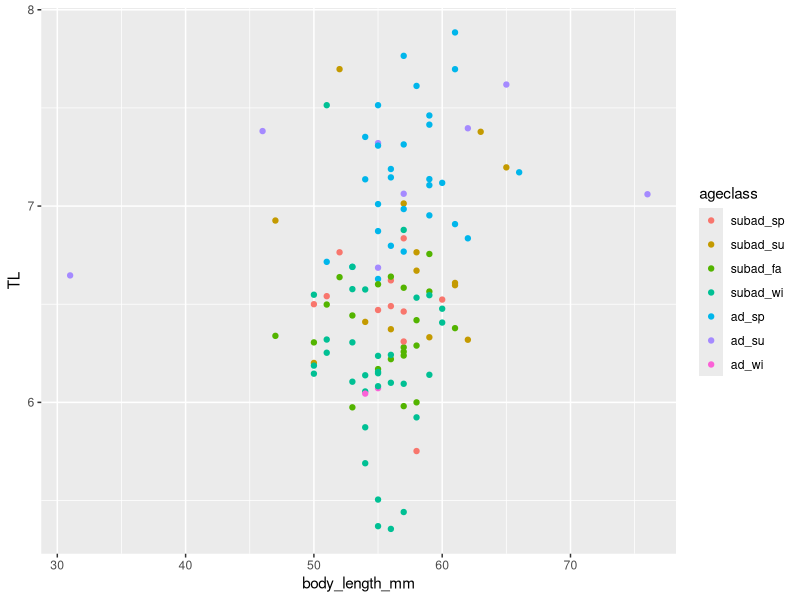
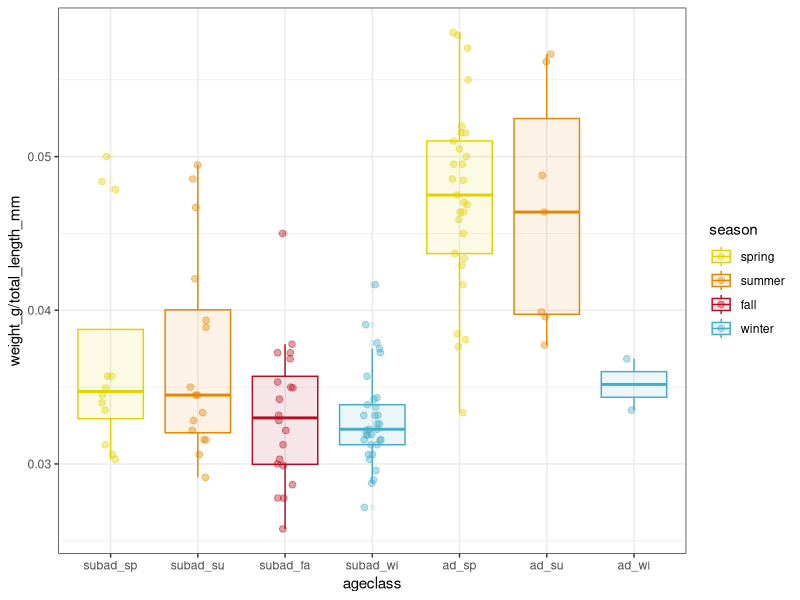
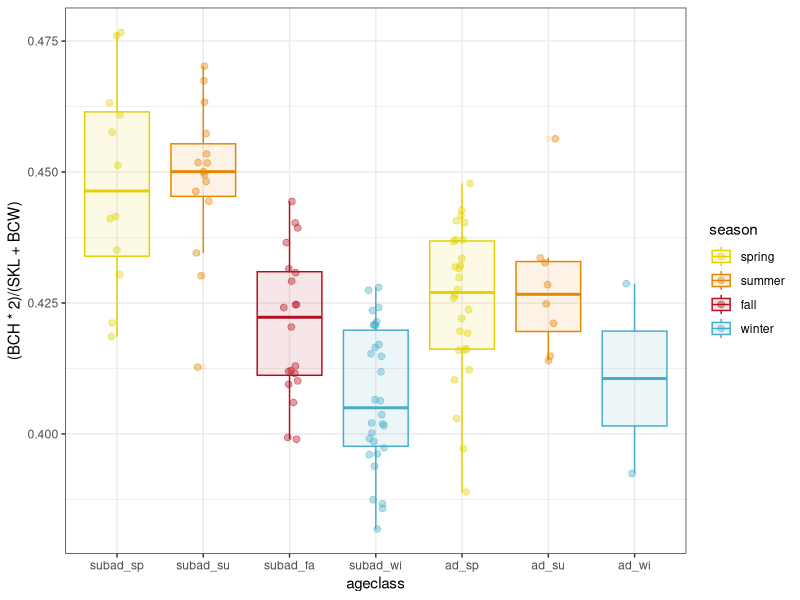
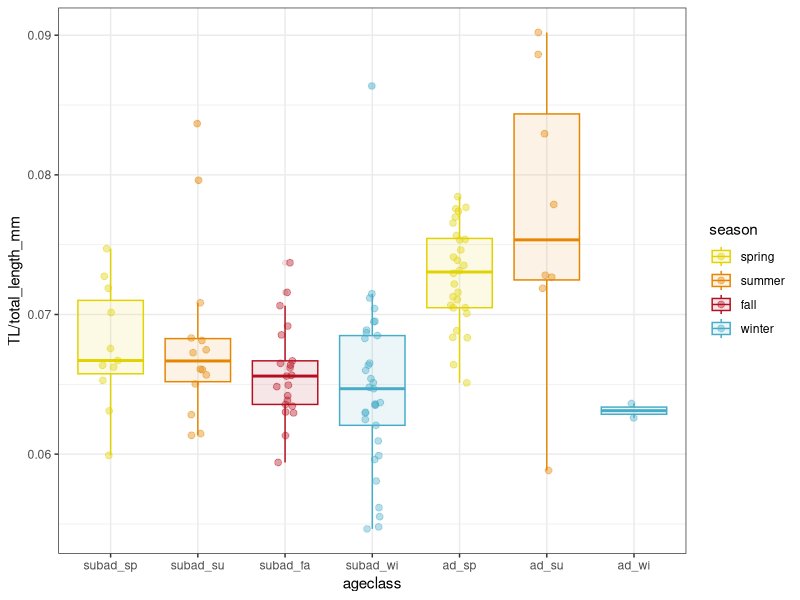

Source code (R) for these figures, in order:
####################################################################################
## Dehnel's Phenomenon - Sorex cinereus analysis
## B.S McLean et al. "Seasonal body size plasticity and the generality of Dehnel’s Phenomenon in Sorex shrews."
## created 13 Dec 2023; last updated 20 jan 2025
####################################################################################

library(ggplot2)


#########################################
# read specimen data & metadata
#########################################

soci.df <- read.csv("SOCI_metadata_crania_femora_ageclass-v2.csv")
soci.df$season <- factor(soci.df$season, levels = c("spring", "summer", "fall", "winter"))
soci.df$ageclass <- factor(soci.df$ageclass, levels = c("subad_sp","subad_su","subad_fa","subad_wi","ad_sp","ad_su","ad_fa","ad_wi"))


#########################################
# average traits by season
#########################################

aggregate(soci.df[,c("weight_g")] ~ soci.df$season, FUN = mean) #mass
aggregate(soci.df[,c("BCH")] ~ soci.df$season, FUN = mean) #braincase height
aggregate(soci.df[,c("TL")] ~ soci.df$season, FUN = mean) # femur length
aggregate((soci.df$TL/soci.df$total_length_mm) ~ soci.df$season, FUN = mean)


#########################################
# ANOVAs by season
#########################################

weight.aov <- aov(weight_g ~ ageclass, data = soci.df)
TukeyHSD(weight.aov)
bodycond.aov <- aov(weight_g/total_length_mm ~ ageclass, data = soci.df)
TukeyHSD(bodycond.aov)
bch.aov <- aov(BCH ~ ageclass, data = soci.df)
TukeyHSD(bch.aov)
tl.aov <- aov(TL ~ ageclass, data = soci.df)
TukeyHSD(tl.aov)

tl.aov <- aov(TL/weight_g ~ ageclass, data = soci.df)
TukeyHSD(tl.aov)
summary(lm(soci.df$TL ~ soci.df$weight_g))


#########################################
# BOXPLOTS of seasonal change
#########################################
seas.cols <- c("#E2D200", "#E58601", "#B40F20", "#46ACC8")

## MASS BOXPLOTS ##

ggplot(
	soci.df, 
	aes(x = body_length_mm, y = TL, colour = ageclass, fill = ageclass)
	) + 
geom_point()

# body mass
ggplot(
	soci.df, 
	aes(x = ageclass, y = weight_g/total_length_mm, colour = season, fill = season)
	) + 
geom_boxplot(
	alpha = 0.1
	) + 
geom_jitter(
	width = .1, cex = 2, alpha = 0.4
	) +
scale_colour_manual(values = seas.cols) +
scale_fill_manual(values = seas.cols) +
theme_bw()
	
## BRAINCASE HEIGHT BOXPLOTS ##

ggplot(
	soci.df, 
	aes(x = ageclass, y = (BCH*2)/(SKL+BCW), colour = season, fill = season)
	) + 
geom_boxplot(
	alpha = 0.1
	) + 
geom_jitter(
	width = .1, cex = 2, alpha = 0.4
	) +
scale_colour_manual(values = seas.cols) +
scale_fill_manual(values = seas.cols) +
theme_bw()

## FEMUR LENGTH BOXPLOTS ##

ggplot(
	soci.df, 
	aes(x = ageclass, y = TL/total_length_mm, colour = season, fill = season)
	) + 
geom_boxplot(
	alpha = 0.1
	) + 
geom_jitter(
	width = .1, cex = 2, alpha = 0.4
	) +
scale_colour_manual(values = seas.cols) +
scale_fill_manual(values = seas.cols) +
theme_bw()
